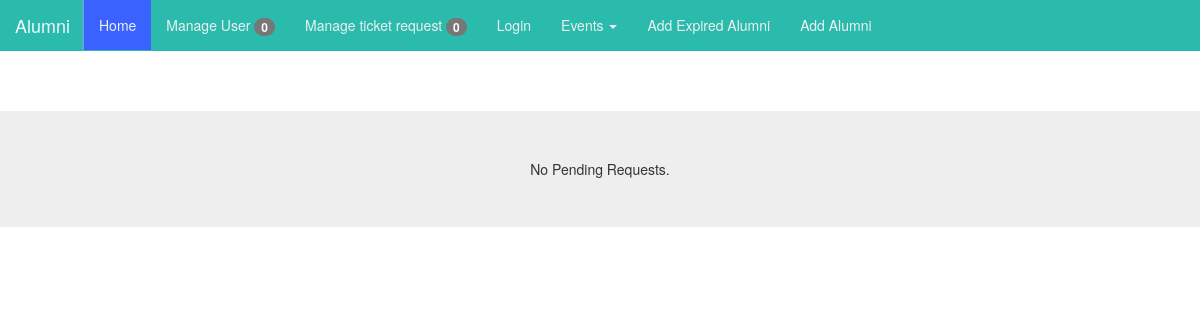
The page /Admin/manageUser.php on the database as committed earlier.
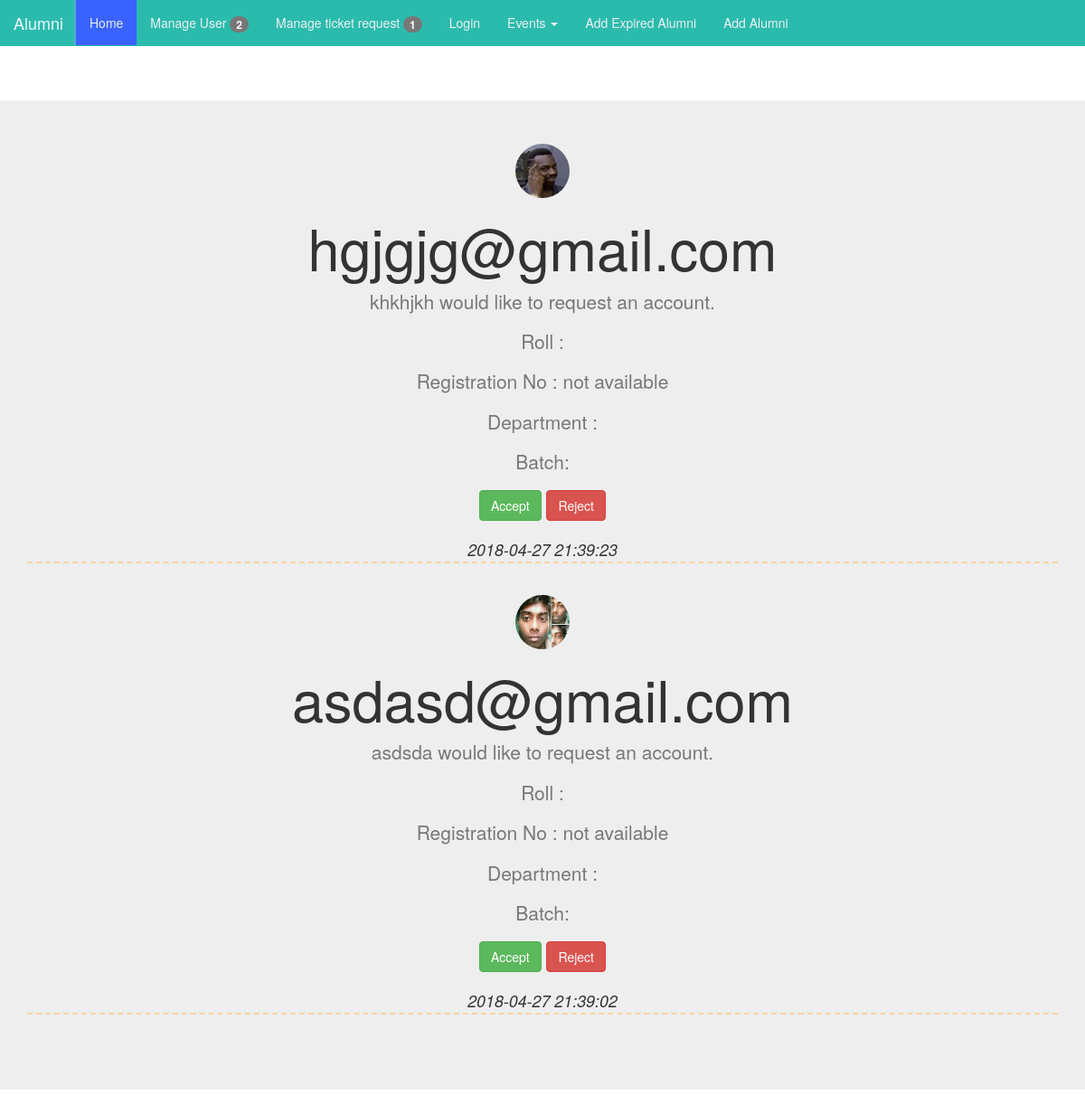
The same page on the database as committed later.
### tables this page shows
CREATE TABLE `requests` (
  `id` int(11) NOT NULL,
  `username` varchar(255) NOT NULL,
  `fullname` varchar(255) NOT NULL,
  `email` text NOT NULL,
  `password` text NOT NULL,
  `image` varchar(255) NOT NULL,
  `message` text NOT NULL,
  `date` datetime NOT NULL
);

### functions/functions.php (called while the page is built, shortened)
<?php
function fetchAll($query){
    $con = new PDO(DBINFO, DBUSER, DBPASS);
    $stmt = $con->query($query);
    return $stmt->fetchAll();
}
?>

### Admin/manageUser.php (the view, shortened to what this page needs)
<?php
include '../functions/functions.php';
?>
<!doctype html>
<html lang="en">
<head>
    <link rel="stylesheet" href="css/bootstrap.min.css">
</head>
<body>
<?php
include 'navbarAdmin.php';
?>
<main role="main">
    <section class="jumbotron text-center">
        <div class="container">
            <?php
            $query = "select * from alumni.requests ORDER BY requests.date DESC;";
            if (count(fetchAll($query)) > 0)
            {
                foreach (fetchAll($query) as $row)
                {
                    ?>
                    <img src="../images/userImages/<?php echo $row['image'] ?>" class="img-circle"
                         style="height: 60px;width: 60px;">
                    <h1 class="jumbotron-heading"><?php echo $row['email'] ?></h1>
                    <p class="lead text-muted"><?php echo $row['message'] ?></p>
                    <p class="lead text-muted">Roll : <?php echo $row['roll'] ?></p>
                    <p class="lead text-muted">Registration No : <?php
                        if (empty($row['registration_no']))
                        {
                            echo "not available";
                        }
                        else
                        {
                            echo $row['registration_no'];
                        }
                    ?></p>
                    <p class="lead text-muted">Department : <?php echo $row['department'] ?></p>
                    <p class="lead text-muted">Batch: <?php echo $row['batch_no'] ?></p>
                    <p>
                        <a href="accept.php?id=<?php echo $row['id'] ?>" class="btn btn-success my-2">Accept</a>
                        <a href="reject.php?id=<?php echo $row['id'] ?>" class="btn btn-danger my-2">Reject</a>
                    </p>
                    <p style="border-bottom: 2px dashed #f7d4a1;">
                        <small><i><?php echo $row['date'] ?></i></small>
                    </p><br>
                    <?php
                }
            }
            else
            {
                echo "No Pending Requests.";
            }
            ?>
        </div>
    </section>
</main>
</body>
</html>

### Admin/navbarAdmin.php (shortened to what this page needs)
<!doctype html>
<html lang="en">
<head>
    <link rel="stylesheet" href="css/bootstrap.min.css">
    <link rel="stylesheet" href="css/fontawesome.min.css">
    <link rel="stylesheet" href="css/style.css">
</head>
<body>
<nav class="navbar navbar-default my_nav">
    <div class="container-fluid">
        <div class="navbar-header">
            <a class="navbar-brand" href="#">Alumni</a>
        </div>
        <div class="collapse navbar-collapse" id="bs-example-navbar-collapse-1">
            <ul class="nav navbar-nav">
                <li class="active"><a href="index.php">Home <span class="sr-only">(current)</span></a></li>
                <?php
                $db = new mysqli('localhost', 'root', '', 'alumni') or die("Can't Connect to database");
                $query = 'SELECT * FROM alumni.requests' ;
                $res = $db->query($query) or die("Can't Connect to Query...");
                $row_cnt = $res->num_rows;
                ?>
                <ul class="nav navbar-nav navbar-left">
                    <li><a href="manageUser.php">Manage User
                            <span class="badge badge-primary"><?php echo $row_cnt; ?></span>
                        </a></li>
                </ul>
                <?php
                $db = new mysqli('localhost', 'root', '', 'alumni') or die("Can't Connect to database");
                $query = 'SELECT * FROM alumni.validate_ticket' ;
                $res = $db->query($query) or die("Can't Connect to Query...");
                $row_cnt = $res->num_rows;
                ?>
                <ul class="nav navbar-nav navbar-left">
                    <li><a href="manageTicket.php">Manage ticket request
                            <span class="badge badge-primary"><?php echo $row_cnt; ?></span>
                        </a></li>
                </ul>
                <?php
                if (!isset($_SESSION['status']))
                {
                    echo ' <li><a href="login.php">Login</a></li>';
                }
                ?>
            </ul>
            <ul class="nav navbar-nav navbar-left">
                <li class="dropdown">
                    <a href="#" class="dropdown-toggle" data-toggle="dropdown" role="button"
                       aria-haspopup="true" aria-expanded="false">Events <span class="caret"></span></a>
                </li>
            </ul>
            <ul class="nav navbar-nav navbar-left">
                <li><a href="addExpiredAlumni.php">Add Expired Alumni</a></li>
            </ul>
            <ul class="nav navbar-nav navbar-left">
                <li><a href="addAlumniCoverImage.php">Add Alumni</a></li>
            </ul>
        </div>
    </div>
</nav>
<br><br>
</body>
</html>

### Admin/css/style.css (style rules this page uses)
* { margin: 0; padding: 0; }
.my_nav { position: relative; width: 100%; z-index: 999; background: none; border: none; border-radius: 0; }
.my_nav { background-color: rgba(0,0,0,0.00); border-color: rgba(0,0,0,0.00); }
.my_nav .navbar-brand { color: #ecf0f1; }
.my_nav .navbar-nav >li>a { color: #ecf0f1; }
.my_nav .navbar-nav >.active>a, .my_nav .navbar-nav >.active>a:hover,.my_nav .navbar-nav >.active:focus { background-color: #3962ff; color: #ecf0f1; }
.my_nav .navbar-collapse, .my_nav .navbar-form { border-color: #ecf0f1; }
li.active a { color: #5babd1; background-color: #f6fafb; border-left: 2px solid #5babd1; margin-left: -3px; }

### Admin/navbarAdmin.php (style rules this page uses)
.navbar { background: #2BBBAD; }
.my_nav .navbar-nav >li>a { color: #ecf0f1; }

Rows that differ between the two databases and show on the page:
added requests: image (picture), email "hgjgjg@gmail.com", message "khkhjkh would like to request an account.", date "2018-04-27 21:39:23"
added requests: image (picture), email "asdasd@gmail.com", message "asdsda would like to request an account.", date "2018-04-27 21:39:02"
Other text that changed with them:
$row_cnt: "0" → "2"
$row_cnt: "0" → "1"
text no longer shown: "No Pending Requests."
